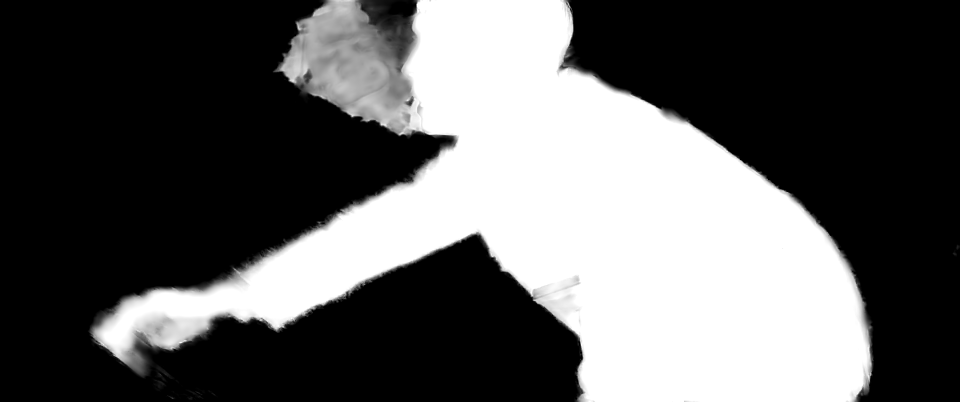
#> input picture bench/results/run_2026-09-05b/rvm_alpha/1917/0005.png, 960 x 402 px; its folder holds 3 pictures in this run
$ python score_edges.py   (older library calls are emulated)
#> lines starting #> are read from the running program, lines starting #| are printed output that depends on the picture
"""Edge quality, RVM against v2 -- the comparison this project could never make.

`edge_soft` and `sharpness` have been banned from every v2-vs-v1 claim, and
rightly: v1's alpha is *recovered* from a green composite by pushing chroma
distance through clip((d-12)/28), and that ramp stamps its own boundary profile
on everything -- measured sharpness spans only 0.654-0.673 across fifteen very
different clips. The number describes the recovery, not the matte.

RVM is different. It outputs genuine per-pixel alpha, exactly as v2 does. So
between RVM and v2 these metrics mean what they say, and attempt 1 finally
gives us a like-for-like edge comparison -- on the axis Runbo actually named
when he said attempt 1 "didn't have the best edge detection".

Caveat, stated rather than buried: both sides are read at the persisted <=960px
width, so absolute values are not the full-resolution ones. Both sides are at
the SAME width, so the comparison is fair; the absolutes are not quotable
against a full-res run.

Which v2 arm this is pointed at matters, and it is the whole reason 5.1t
existed. Until 2 Sep the only v2 alphas ever written to disk were the fix-OFF
ones, and 3.6 measures the motion fix at edge_soft +0.1098 -- the same size as
the gap this script was reporting against RVM. So the directories are arguments
now rather than constants, and the arm is printed and stored beside the result,
because "v2's boundary is the harder one" is a different claim depending on
which arm produced it.

    python bench/score_edges.py --rvm rvm_alpha --v2 bench_out --arm alpha_on

The JSON it writes is now {"arm": ..., "rows": {...}} rather than the bare row
map the 2 Sep file holds; the older file is left as it is rather than rewritten,
since it is the record of what was actually run that day.
"""
import argparse
import glob
import json
import os

import cv2
import numpy as np


def load(d):
#> called with d = '/home/claude/rvm_alpha/1917'
    return [cv2.imread(p, 0).astype(np.float32) / 255
            for p in sorted(glob.glob(d + "/*.png"))]
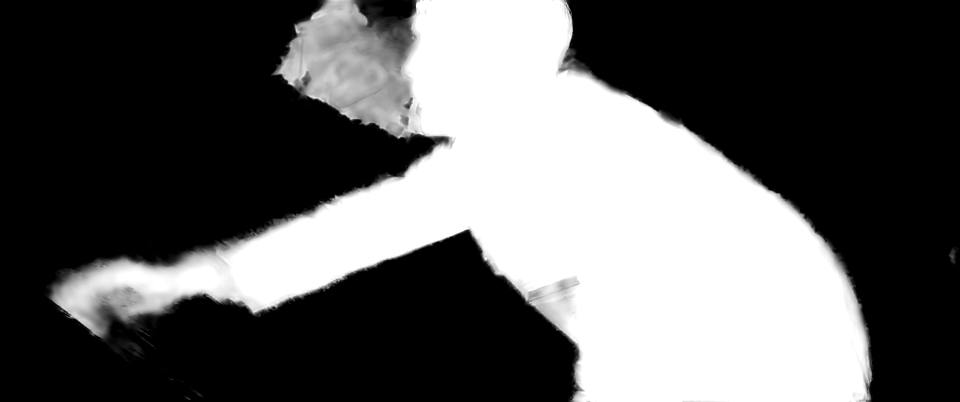
#> input picture bench/results/run_2026-09-05b/rvm_alpha/1917/0006.png, 960 x 402 px
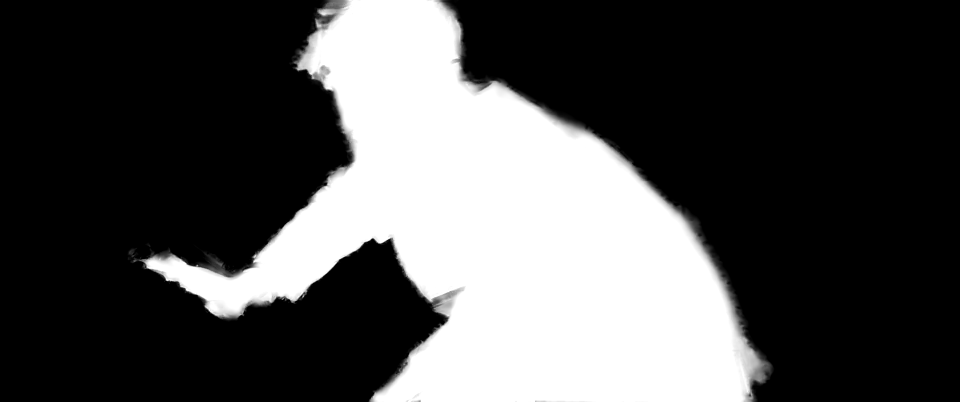
#> input picture bench/results/run_2026-09-05b/rvm_alpha/1917/0025.png, 960 x 402 px


def band(a, w=6):
    hard = (a > 0.5).astype(np.uint8)
    k = np.ones((w, w), np.uint8)
    return (cv2.dilate(hard, k) - cv2.erode(hard, k)) > 0


def edge_soft(a):
    """Share of the boundary band that is genuinely fractional."""
    m = band(a)
    if m.sum() < 50:
        return 0.0
    v = a[m]
    return float(((v > 0.05) & (v < 0.95)).mean())


def sharpness(a):
    """How fast alpha crosses the band. Lower = softer/blurrier."""
    gx = cv2.Sobel(a, cv2.CV_32F, 1, 0, ksize=3)
    gy = cv2.Sobel(a, cv2.CV_32F, 0, 1, ksize=3)
    g = np.sqrt(gx * gx + gy * gy)
    m = band(a)
    if m.sum() < 50:
        return 0.0
    return float(np.clip(g[m].mean(), 0, 1))


def soft_share(a):
    """Share of the WHOLE frame sitting strictly between 0 and 1.

    A hard mask scores ~0 here no matter how clean its outline is. This is the
    measure of 'is there real alpha at all', which is the structural difference
    between a matte and a key.
    """
    return float(((a > 0.05) & (a < 0.95)).mean())


def main():
    ap = argparse.ArgumentParser()
    ap.add_argument("--rvm", default="/home/claude/rvm_alpha",
                    help="dir of per-clip RVM alpha PNG folders")
    ap.add_argument("--v2", default="/home/claude/v2_alpha",
                    help="dir of per-clip v2 alpha folders")
    ap.add_argument("--arm", default="",
                    help="subdirectory inside each v2 clip dir holding the "
                         "arm's PNGs, e.g. 'alpha' (fix-off) or 'alpha_on' "
                         "(fix-on). Empty means the clip dir itself.")
    ap.add_argument("--out", default="/home/claude/score/edge_scores.json")
    a = ap.parse_args()

    def v2_dir(clip):
        return os.path.join(a.v2, clip, a.arm) if a.arm else os.path.join(a.v2, clip)

    rows = {}
    for clip in sorted(os.listdir(a.rvm)):
        if not os.path.isdir(v2_dir(clip)):
            continue
        ar, a2 = load(os.path.join(a.rvm, clip)), load(v2_dir(clip))
        n = min(len(ar), len(a2))
#> n = 3
        if not n:
            continue
        h, w = a2[0].shape
#> h = 402; w = 960
        ar = [cv2.resize(x, (w, h), interpolation=cv2.INTER_AREA) for x in ar[:n]]
#> ar = 3 items
        a2 = a2[:n]
#> a2 = 3 items
        step = 2
        rows[clip] = dict(
            soft_rvm=round(float(np.mean([edge_soft(x) for x in ar[::step]])), 4),
            soft_v2=round(float(np.mean([edge_soft(x) for x in a2[::step]])), 4),
            sharp_rvm=round(float(np.mean([sharpness(x) for x in ar[::step]])), 4),
            sharp_v2=round(float(np.mean([sharpness(x) for x in a2[::step]])), 4),
            share_rvm=round(float(np.mean([soft_share(x) for x in ar[::step]])), 5),
            share_v2=round(float(np.mean([soft_share(x) for x in a2[::step]])), 5),
        )
        print(clip, json.dumps(rows[clip]), flush=True)
#| 1917 {"soft_rvm": 0.8507, "soft_v2": 0.8507, "sharp_rvm": 0.9206, "sharp_v2": 0.9206, "share_rvm": 0.05839, "share_v2": 0.05839}

    os.makedirs(os.path.dirname(os.path.abspath(a.out)), exist_ok=True)
    json.dump({"arm": a.arm or "(clip dir)", "rows": rows},
              open(a.out, "w"), indent=1)
    n = len(rows)
#> n = 2
    arm = a.arm or "(clip dir)"
    print(f"\nv2 arm: {arm}   clips: {n}")
#| v2 arm: (clip dir)   clips: 2
    print("v2 softer band on", sum(r["soft_v2"] > r["soft_rvm"] for r in rows.values()), "of", n)
#| v2 softer band on 0 of 2
    print("v2 sharper on   ", sum(r["sharp_v2"] > r["sharp_rvm"] for r in rows.values()), "of", n)
#| v2 sharper on    0 of 2
    print("v2 more real alpha on", sum(r["share_v2"] > r["share_rvm"] for r in rows.values()), "of", n)
#| v2 more real alpha on 0 of 2
    print("EDGE DONE")


if __name__ == "__main__":
    main()
